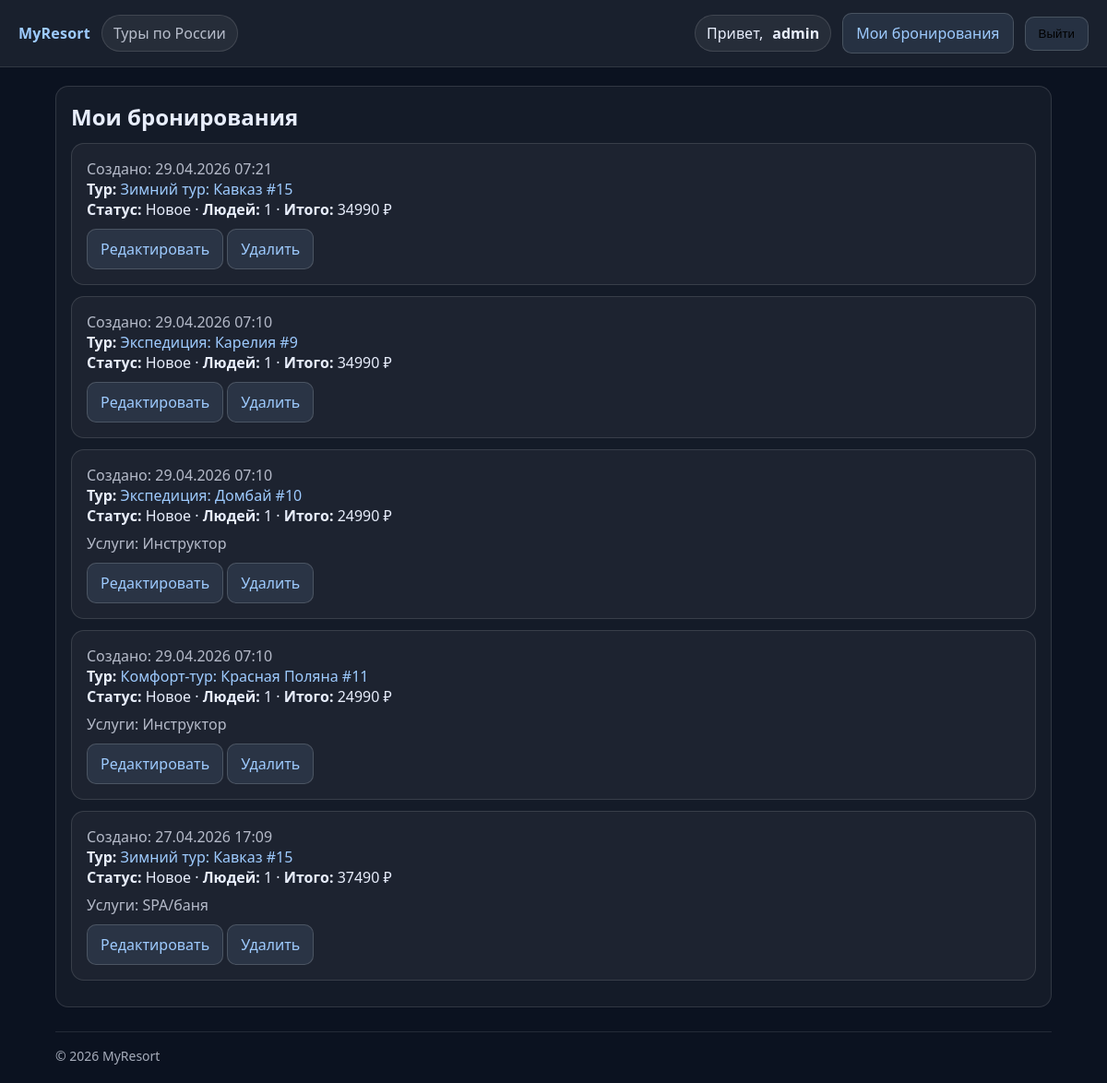
Page /my/bookings/ (signed in) on the earlier database version.
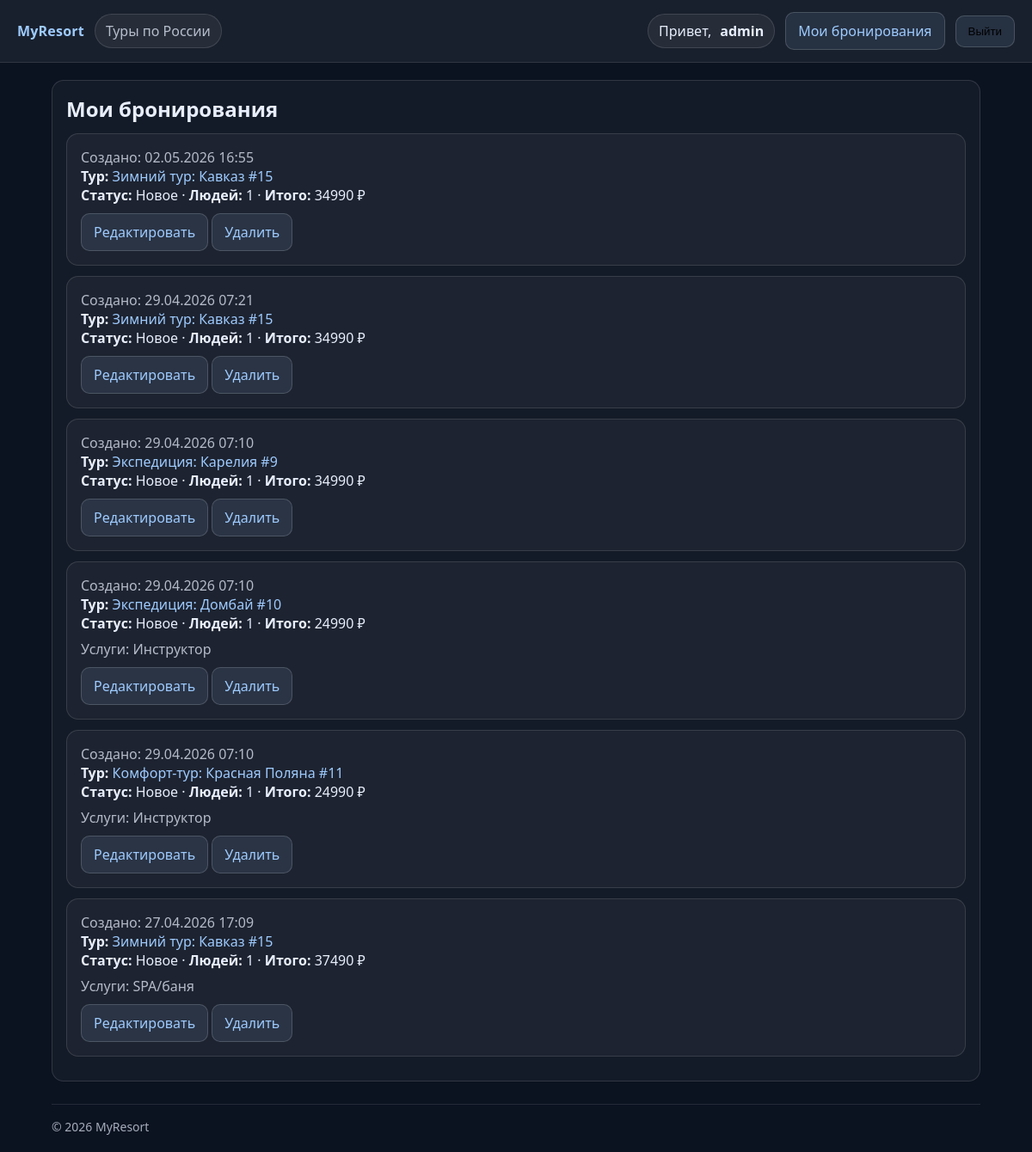
Same page on the later database version.
### resorts/models.py (models this page shows, shortened)
class Booking(models.Model):
    STATUS_CHOICES = [
        ("new", "Новое"),
        ("confirmed", "Подтверждено"),
        ("cancelled", "Отменено"),
    ]
    user = models.ForeignKey(
        User,
        on_delete=models.CASCADE,
        related_name="bookings",
        verbose_name="Пользователь",
    )
    tour = models.ForeignKey(
        Tour,
        on_delete=models.CASCADE,
        related_name="bookings",
        verbose_name="Тур",
    )
    people_count = models.PositiveIntegerField(
        default=1,
        verbose_name="Количество человек",
    )
    services = models.ManyToManyField(
        Service,
        through="BookingService",
        verbose_name="Дополнительные услуги",
    )
    booking_date = models.DateField(verbose_name="Дата бронирования")
    status = models.CharField(
        max_length=20,
        choices=STATUS_CHOICES,
        default="new",
        verbose_name="Статус",
    )
    total_price = models.DecimalField(max_digits=10, decimal_places=2, default=0, verbose_name="Итого")
    created_at = models.DateTimeField(auto_now_add=True, verbose_name="Дата создания")
    updated_at = models.DateTimeField(auto_now=True, verbose_name="Дата обновления")
    class Meta:
        verbose_name = "Бронирование"
        verbose_name_plural = "Бронирования"
        ordering = ["-created_at"]

class Tour(models.Model):
    DIFFICULTY_CHOICES = [
        ("beginner", "Начинающий"),
        ("intermediate", "Средний"),
        ("advanced", "Продвинутый"),
        ("expert", "Эксперт"),
    ]
    title = models.CharField(max_length=200, verbose_name="Название тура")
    description = models.TextField(verbose_name="Описание", blank=True)
    location = models.CharField(
        max_length=150,
        blank=True,
        verbose_name="Локация/направление",
    )
    difficulty_level = models.CharField(
        max_length=20,
        choices=DIFFICULTY_CHOICES,
        default="intermediate",
        verbose_name="Уровень сложности",
    )
    start_date = models.DateField(verbose_name="Дата начала")
    end_date = models.DateField(verbose_name="Дата окончания")
    price = models.DecimalField(
        max_digits=10,
        decimal_places=2,
        verbose_name="Стоимость тура (руб.)",
    )
    capacity = models.PositiveIntegerField(
        default=20,
        verbose_name="Максимальное количество человек",
    )
    main_image = models.ImageField(
        upload_to="tours/",
        null=True,
        blank=True,
        verbose_name="Главное изображение",
    )
    created_at = models.DateTimeField(auto_now_add=True, verbose_name="Дата создания")
    updated_at = models.DateTimeField(auto_now=True, verbose_name="Дата обновления")
    created_by = models.ForeignKey(
        User,
        on_delete=models.SET_NULL,
        null=True,
        blank=True,
        related_name="created_tours",
        verbose_name="Кто создал",
    )
    objects = TourManager()
    class Meta:
        verbose_name = "Тур"
        verbose_name_plural = "Туры"
        ordering = ["-start_date", "-id"]
    def get_absolute_url(self):
        return reverse("resorts:tour_detail", kwargs={"pk": self.pk})

class BookingService(models.Model):
    booking = models.ForeignKey(
        Booking,
        on_delete=models.CASCADE,
        verbose_name="Бронирование",
        related_name="booking_services",
    )
    service = models.ForeignKey(
        Service,
        on_delete=models.CASCADE,
        verbose_name="Услуга",
    )
    quantity = models.PositiveIntegerField(default=1, verbose_name="Количество")
    class Meta:
        verbose_name = "Услуга в бронировании"
        verbose_name_plural = "Услуги в бронированиях"

class Service(models.Model):
    tour = models.ForeignKey(
        Tour,
        on_delete=models.CASCADE,
        related_name="services",
        verbose_name="Тур",
    )
    name = models.CharField(max_length=100, verbose_name="Название услуги")
    price = models.DecimalField(max_digits=10, decimal_places=2, verbose_name="Цена")
    available_from = models.DateField(
        verbose_name="Доступно с", null=True, blank=True
    )
    available_to = models.DateField(
        verbose_name="Доступно по", null=True, blank=True
    )
    included_in_price = models.BooleanField(
        default=False,
        verbose_name="Включено в стоимость тура",
    )
    class Meta:
        verbose_name = "Услуга"
        verbose_name_plural = "Услуги"
        ordering = ["tour", "price"]

### resorts/views.py (the view)
# urls.py: path("my/bookings/", views.my_bookings, name="my_bookings"),
@login_required
def my_bookings(request):
    bookings = (
        Booking.objects.filter(user=request.user)
        .prefetch_related("booking_services__service")
        .order_by("-created_at")
    )
    return render(request, "resorts/my_bookings.html", {"bookings": bookings})

### resorts/templatetags/resort_tags.py (called while the page is built)
@register.simple_tag
def current_year():
    return timezone.localdate().year

### resorts/templates/resorts/my_bookings.html (shortened to what this page needs)
{% extends "resorts/base.html" %}
{% block content %}
  <div class="card">
    <h2 style="margin:0 0 12px 0;">Мои бронирования</h2>
    {% for b in bookings %}
      <div class="card" style="margin-bottom: 12px;">
        <div class="muted">Создано: {{ b.created_at|date:"d.m.Y H:i" }}</div>
        <div>
          <strong>Тур:</strong> <a href="{{ b.tour.get_absolute_url }}">{{ b.tour.title }}</a>
        </div>
        <div>
          <strong>Статус:</strong> {{ b.get_status_display }} ·
          <strong>Людей:</strong> {{ b.people_count }} ·
          <strong>Итого:</strong> {{ b.total_price|floatformat:0 }} ₽
        </div>
        {% if b.booking_services.all %}
          <div class="muted" style="margin-top: 8px;">
            Услуги:
            {% for bs in b.booking_services.all %}
              {{ bs.service.name }}{% if not forloop.last %}, {% endif %}
            {% empty %}
              нет
            {% endfor %}
          </div>
        {% endif %}
        <div style="margin-top: 10px;">
          <a class="btn" href="{% url 'resorts:booking_update' pk=b.pk %}">Редактировать</a>
          <a class="btn" href="{% url 'resorts:booking_delete' pk=b.pk %}">Удалить</a>
        </div>
      </div>
    {% empty %}
      <div class="muted">У вас пока нет бронирований.</div>
    {% endfor %}
  </div>
{% endblock %}

### resorts/templates/resorts/base.html (shortened to what this page needs)
{% load static %}
{% load resort_tags %}
<!doctype html>
<html lang="ru">
<head>
</head>
<body>
      <div class="nav">
    <div class="row" style="align-items:center;">
      <a class="brand" href="{% url 'resorts:tour_list' %}">MyResort</a>
      <span class="pill muted">Туры по России</span>
    </div>
    {% include "resorts/_user_block.html" %}
  </div>
  <div class="wrap">
    {% block content %}{% endblock %}
    <div class="footer">
      © {% current_year %} MyResort
    </div>
  </div>
</body>
</html>

### resorts/templates/resorts/_user_block.html (shortened to what this page needs)
{% if request.user.is_authenticated %}
    <div class="row" style="align-items:center;">
        <span class="pill">Привет, <strong>{{ request.user.username }}</strong></span>
        <a class="btn" href="{% url 'resorts:my_bookings' %}">Мои бронирования</a>
        <form method="post" action="{% url 'logout' %}" style="display: inline;">
            <button type="submit" class="btn">Выйти</button>
        </form>
    </div>
{% else %}
    <div class="row" style="align-items:center;">
        <a class="btn" href="{% url 'login' %}">Войти</a>
        <a class="btn" href="{% url 'resorts:signup' %}">Регистрация</a>
    </div>
{% endif %}

### resorts/templates/resorts/base.html (style rules this page uses)
body { font-family: system-ui, -apple-system, Segoe UI, Roboto, Arial, sans-serif; margin: 0; background: #0b1220; color: #e8eefc; }
a { color: #9ecbff; text-decoration: none; }
.wrap { max-width: 1080px; margin: 0 auto; padding: 20px; }
.nav { display: flex; gap: 12px; align-items: center; justify-content: space-between; padding: 14px 20px; background: rgba(255,255,255,0.06); border-bottom: 1px solid rgba(255,255,255,0.10); position: sticky; top: 0; }
.brand { font-weight: 700; letter-spacing: 0.2px; }
.pill { display: inline-flex; gap: 10px; align-items: center; padding: 8px 12px; border: 1px solid rgba(255,255,255,0.12); border-radius: 999px; background: rgba(255,255,255,0.06); }
.card { padding: 16px; border: 1px solid rgba(255,255,255,0.12); border-radius: 14px; background: rgba(255,255,255,0.04); }
.muted { color: rgba(232,238,252,0.75); }
.btn { display: inline-block; padding: 10px 14px; border-radius: 10px; border: 1px solid rgba(255,255,255,0.16); background: rgba(158,203,255,0.10); }
.row { display: flex; gap: 12px; flex-wrap: wrap; }
.footer { margin-top: 26px; padding-top: 16px; border-top: 1px solid rgba(255,255,255,0.10); color: rgba(232,238,252,0.70); font-size: 14px; }

Differences in the rows shown:
added Booking: created_at "02.05.2026 16:55", tour "Зимний тур: Кавказ #15", status "Новое", people_count "1", total_price "34990"
